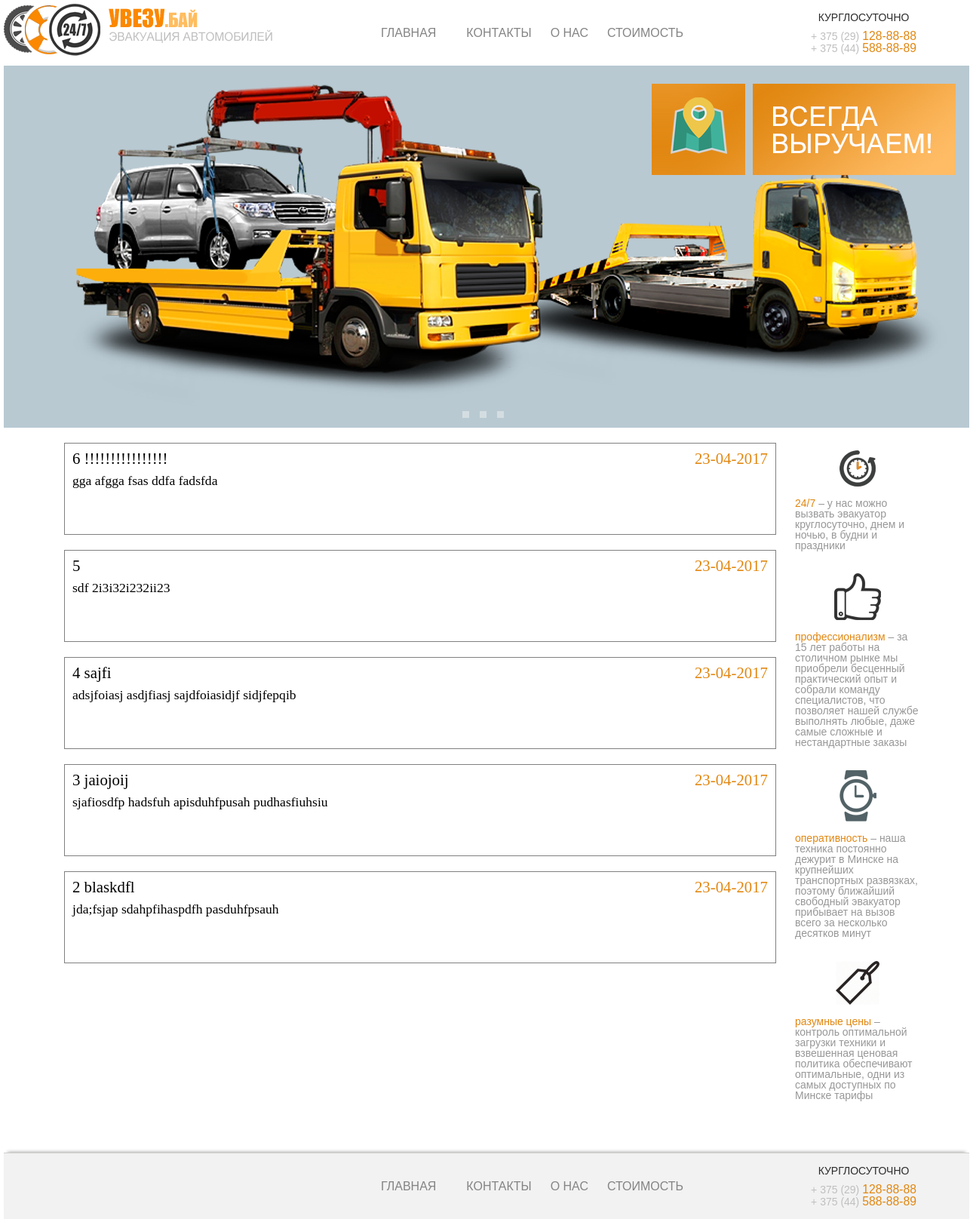
Before: / with the older database file.
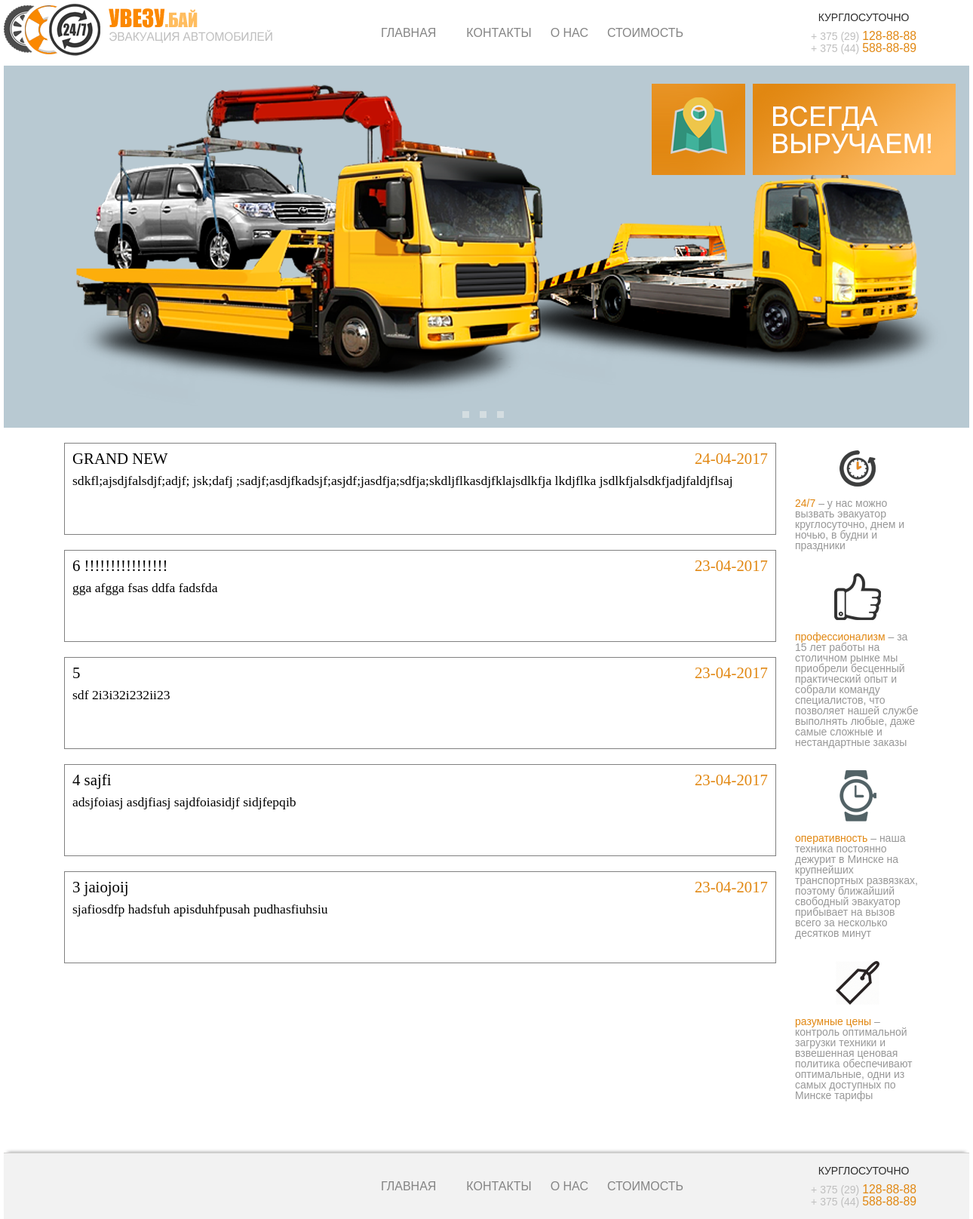
After: the same page with the newer database file.
### news/models.py (models this page shows)
class Article(models.Model):
    title = models.CharField(max_length=50)
    article_descr = models.CharField(max_length=250)
    date = models.DateTimeField(auto_now=True)

### news/views.py (the view)
# urls.py: url(r'^$', views.IndexView.as_view(), name='index'),
class IndexView(generic.ListView):
    template_name = 'news/index.html'
    context_object_name = 'latest_news_list'
    def get_queryset(self):
        return Article.objects.order_by('-date')[:5]

### news/templates/news/index.html
{% extends 'news/base.html' %}
{% load staticfiles %}
{% block headerdata %}
  <link rel="stylesheet" type="text/css" href="{% static 'news/styles/article.css' %}">
{% endblock %}
{% block slider %}
  <div class="slider">
    <img src="{% static 'news/images/slider-1.png' %}" alt="slide-1">
    <div class="sl-buttons">
      <ul>
        <li></li>
        <li></li>
        <li></li>
      </ul>
    </div>
  </div>
{% endblock %}
{% block content %}
  {% if latest_news_list %}
  <ul>
    {% for news in latest_news_list %}
        <li class="article">
          <h2>{{ news.title }}<span>{{ news.date|date:"d-m-Y" }}</span></h2>
          <p> {{ news.article_descr }}</p>
        </li>
    {% endfor %}
  </ul>
  {% else %}
      <p>No news</p>
  {% endif %}
{% endblock %}

Changed rows visible on the page:
no longer on this page (row unchanged): Article: title "2 blaskdfl", date "23-04-2017", article_descr "jda;fsjap sdahpfihaspdfh pasduhfpsauh"
added Article: title "GRAND NEW", date "24-04-2017", article_descr "sdkfl;ajsdjfalsdjf;adjf; jsk;dafj ;sadjf;asdjfkadsjf;asjdf;jasdfja;sdfja;skdljflkasdjfklajsdlkfja lkdjflka jsdlkfjalsdkfjadjfaldjflsaj"
